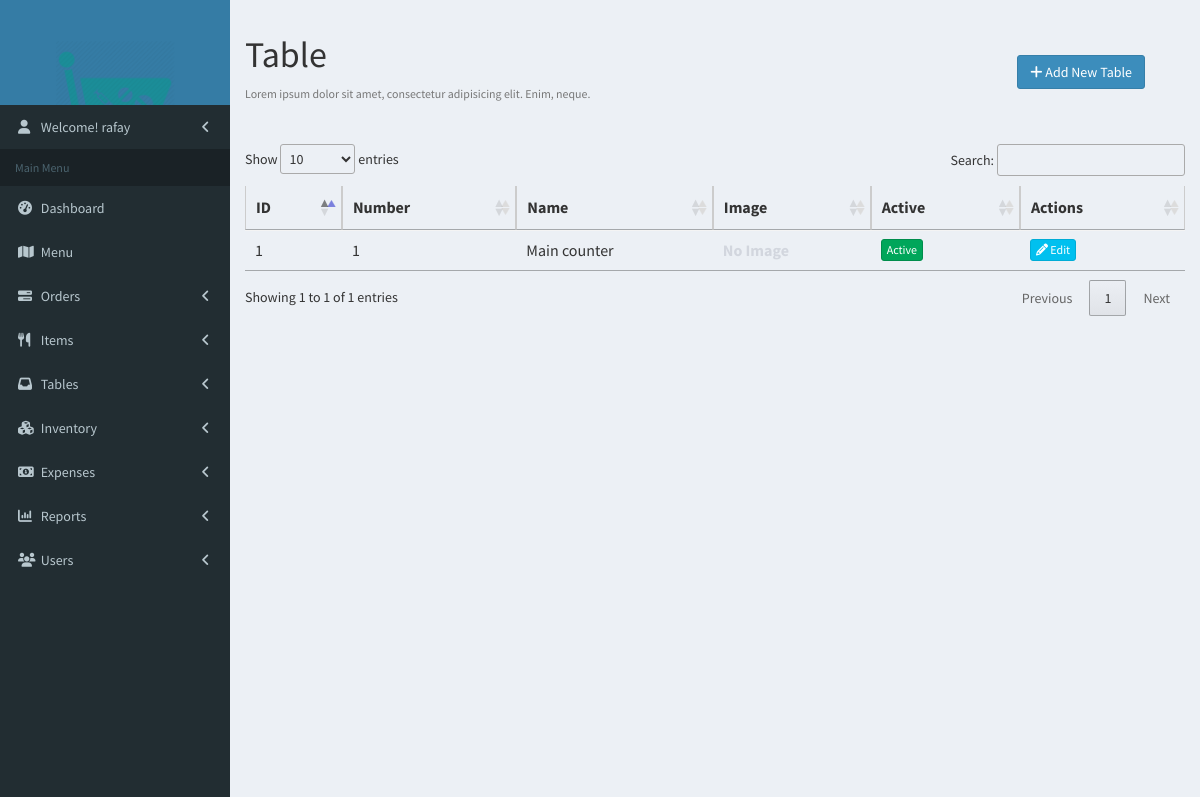
/table/list (signed in), run on the app's committed database.
### app/models.py (models this page shows, shortened)
class User(AbstractUser):
    is_manager = models.BooleanField(default=False)
    is_inventory_manager = models.BooleanField(default=False)

class Table(models.Model):
    number = models.IntegerField(unique=True, blank=True, null=True)
    name = models.CharField(max_length=30, unique=True, blank=True, null=True)
    is_favorite = models.BooleanField(default=False, blank=True, null=True)
    image = models.ImageField(upload_to="tables", null=True, blank=True)
    is_active = models.BooleanField(default=True)
    created_at = models.DateTimeField(auto_now_add=True)
    updated_at = models.DateTimeField(auto_now=True)
    history = HistoricalRecords()

### app/views.py (the view)
# urls.py: path('table/list', views.TableList.as_view(), name='table-list'),
@method_decorator([login_required], name='dispatch')
class TableList(ListView):
    model = Table

### app/templates/app/table_list.html (shortened to what this page needs)
{% extends 'base.html' %}
{% load static %}
{% block content %}
    <div>
        <section class="content-header">
            <div class="row">
                <div class="col-xs-8">
                    <h1>
                        Table
                    </h1>
                    <p class="text-muted">
                        <small>Lorem ipsum dolor sit amet, consectetur adipisicing elit. Enim, neque.</small>
                    </p>
                </div>
                <div class="col-xs-4">
                    <a href="{% url 'table-new' %}" class="pull-right btn btn-primary" style="margin: 40px 40px">
                        <i class="fa fa-plus"></i> Add New Table
                    </a>
                </div>
            </div>
        </section>
    </div>
    <section class="content container-fluid">
        {% if object_list %}
            <div class="row">
                <div class="col-xs-12">
                    <table class="table table-hover" id="data-table">
                        <thead>
                        <tr>
                            <th>ID</th>
                            <th>Number</th>
                            <th>Name</th>
                            <th>Image</th>
                            <th>Active</th>
                            <th>Actions</th>
                        </tr>
                        </thead>
                        <tbody>
                        {% for table in object_list %}
                            <tr>
                                <td>{{ table.id }}</td>
                                <td>{{ table.number }}</td>
                                <td>
                                    {% if table.name %}
                                        {{ table.name }}
                                    {% else %}
                                        {{ table }}
                                    {% endif %}
                                </td>
                                <td>
                                    {% if table.image %}
                                        <img src="{{ table.image.url }}" alt="" class="img-sm">
                                    {% else %}
                                        <b class="text-gray">No Image</b>
                                    {% endif %}
                                </td>
                                {% if table.is_active %}
                                    <td><a href="#" class="btn btn-success btn-xs">Active</a></td>
                                {% else %}
                                    <td><a href="#" class="btn btn-danger btn-xs">Inactive</a></td>
                                {% endif %}
                                <td>
                                    <a href="{% url 'table-edit' table.id %}" class="btn btn-info btn-xs">
                                        <i class="fa fa-pencil"></i> Edit
                                    </a>
                                </td>
                            </tr>
                        {% endfor %}
                        </tbody>
                    </table>
                </div>
            </div>
        {% endif %}
    </section>
{% endblock %}

### app/templates/base.html (shortened to what this page needs)
{% load static %}
<html>
<head>
    <link rel="stylesheet" href="{% static 'app/bower_components/font-awesome/css/font-awesome.min.css' %}">
    <link rel="stylesheet" href="{% static 'app/bower_components/bootstrap/dist/css/bootstrap.min.css' %}">
    <link rel="stylesheet" href="{% static 'app/dist/css/AdminLTE.min.css' %}">
    <link rel="stylesheet" href="{% static 'app/dist/css/skins/skin-blue.min.css' %}">
    <link href="{% static 'app/vendor/datatables-plugins/dataTables.bootstrap.css' %}" rel="stylesheet">
    <link href="{% static 'app/vendor/datatables-responsive/dataTables.responsive.css' %}" rel="stylesheet">
    <link rel="stylesheet" href="//cdn.datatables.net/1.10.19/css/jquery.dataTables.min.css">
    <link rel="stylesheet" href="{% static 'app/dist/css/aroma.css' %}">
</head>
<body class="hold-transition skin-blue sidebar-mini">
<div class="wrapper">
    <header class="main-header">
        <a href="base.html" class="logo">
            <span class="logo-lg">
                    <img src="{% static 'app/images/logo_white.png' %}" alt="" style="width: 60%; margin-top: 40px;">
                </span>
        </a>
    </header>
    <aside class="main-sidebar">
        <section class="sidebar">
            <ul class="sidebar-menu" data-widget="tree">
                <li class="treeview">
                    <a href="#">
                        <i class="fa fa-user"></i>
                        <span>
                            Welcome! {{ user.get_username }}
                        </span>
                        <span class="pull-right-container">
                              <i class="fa fa-angle-left pull-right"></i>
                            </span>
                    </a>
                </li>
            </ul>
            <ul class="sidebar-menu" data-widget="tree">
                <li class="header">Main Menu</li>
                <li class="{% block link-dashboard %}{% endblock %}">
                    <a href="{% url 'index' %}">
                        <i class="fa fa-dashboard"></i> <span>Dashboard</span>
                    </a>
                </li>
                {% if user.is_superuser or user.is_manager or user.is_staff %}
                    <li class="{% block link-menu %}{% endblock %}">
                        <a href="{% url 'menu' %}">
                            <i class="fa fa-map"></i> <span>Menu</span>
                        </a>
                    </li>
                    <li class="treeview {% block link-orders %}{% endblock %}">
                        <a href="#">
                            <i class="fa fa-tasks"></i>
                            <span>Orders</span>
                            <span class="pull-right-container">
                              <i class="fa fa-angle-left pull-right"></i>
                            </span>
                        </a>
                    </li>
                <li class="treeview {% block link-items %}{% endblock %}">
                        <a href="#">
                            <i class="fa fa-cutlery"></i>
                            <span>Items</span>
                            <span class="pull-right-container">
                              <i class="fa fa-angle-left pull-right"></i>
                            </span>
                        </a>
                                {% now 'n' as month %}
                                {% now 'Y' as year %}
                    </li>
                    <li class="treeview {% block link-tables %}{% endblock %}">
                        <a href="#">
                            <i class="fa fa-inbox"></i>
                            <span>Tables</span>
                            <span class="pull-right-container">
                              <i class="fa fa-angle-left pull-right"></i>
                            </span>
                        </a>
                    </li>
                {% endif %}
                {% if user.is_superuser or user.is_manager or user.is_inventory_manager %}
                    <li class="treeview {% block link-inventory %}{% endblock %}">
                        <a href="#">
                            <i class="fa fa-cubes"></i>
                            <span>Inventory</span>
                            <span class="pull-right-container">
                              <i class="fa fa-angle-left pull-right"></i>
                            </span>
                        </a>
                    </li>
                {% endif %}
                {% if user.is_superuser or user.is_manager %}
                    <li class="treeview {% block link-expense %}{% endblock %}">
                        <a href="#">
                            <i class="fa fa-money"></i>
                            <span>Expenses</span>
                            <span class="pull-right-container">
                              <i class="fa fa-angle-left pull-right"></i>
                            </span>
                        </a>
                    </li>
                    <li class="treeview {% block link-reports %}{% endblock %}">
                        <a href="#">
                            <i class="fa fa-bar-chart"></i>
                            <span>Reports</span>
                            <span class="pull-right-container">
                              <i class="fa fa-angle-left pull-right"></i>
                            </span>
                        </a>
                                {% now 'j' as today %}
                                {% now 'n' as month %}
                                {% now 'Y' as year %}
                                {% now 'n' as month %}
                                {% now 'Y' as year %}
                                {% now 'Y' as year %}
                    </li>
                {% endif %}
                {% if user.is_superuser %}
                    <li class="treeview {% block link-user %}{% endblock %}">
                        <a href="#">
                            <i class="fa fa-group"></i>
                            <span>Users</span>
                            <span class="pull-right-container">
                              <i class="fa fa-angle-left pull-right"></i>
                            </span>
                        </a>
                    </li>
                {% endif %}
            </ul>
        </section>
    </aside>
    <div class="content-wrapper">
        {% block content %}
        {% endblock %}
    </div>
</div>
</body>
</html>

### data on the page
User: get_username "rafay"
Table: id "1", number "1", name "Main counter", image "No Image", is_active "Active"
